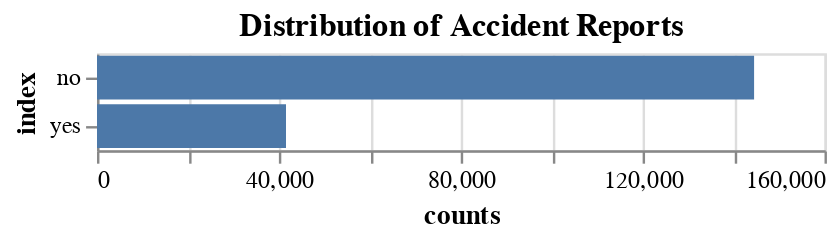

Notebook code cell kept with this figure:
### Markdown cell above
#### Accident Report

### Code cell
alt.Chart(
    df['accident'].value_counts().reset_index(name='counts'),
    title='Distribution of Accident Reports'
).mark_bar().encode(
    x=alt.X('counts:Q'),
    y=alt.Y('index'),
    tooltip=[alt.Tooltip('counts', title='Count', format=',')]
)

### Figure 1 — Vega-Lite specification as saved in the notebook (floating-point values rounded to 4 significant figures)
{"config": {"view": {"continuousWidth": 300, "continuousHeight": 300}}, "data": {"name": "data-0eb3abc7174ae667b2d8763796b4fe55"}, "mark": {"type": "bar"}, "encoding": {"tooltip": [{"field": "counts", "format": ",", "title": "Count", "type": "quantitative"}], "x": {"field": "counts", "type": "quantitative"}, "y": {"field": "index", "type": "nominal"}}, "title": "Distribution of Accident Reports", "$schema": "https://vega.github.io/schema/vega-lite/v5.20.1.json", "datasets": {"data-0eb3abc7174ae667b2d8763796b4fe55": [{"index": "no", "counts": 144514}, {"index": "yes", "counts": 41567}]}}
